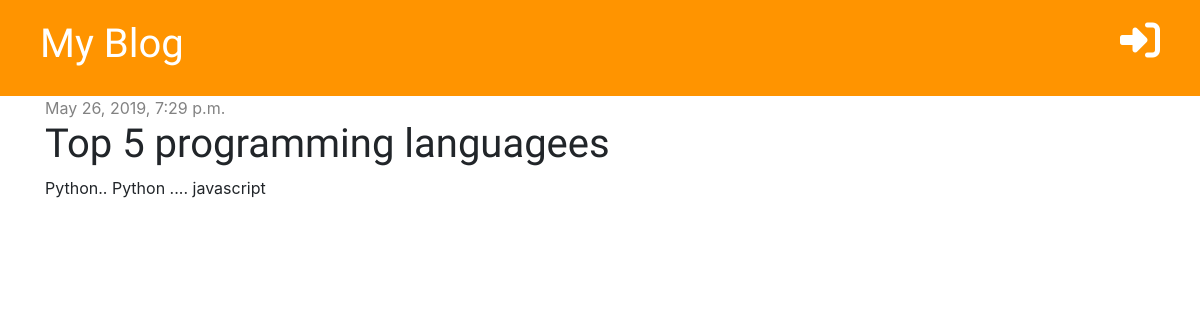
Page /post/2/ on the earlier database version.
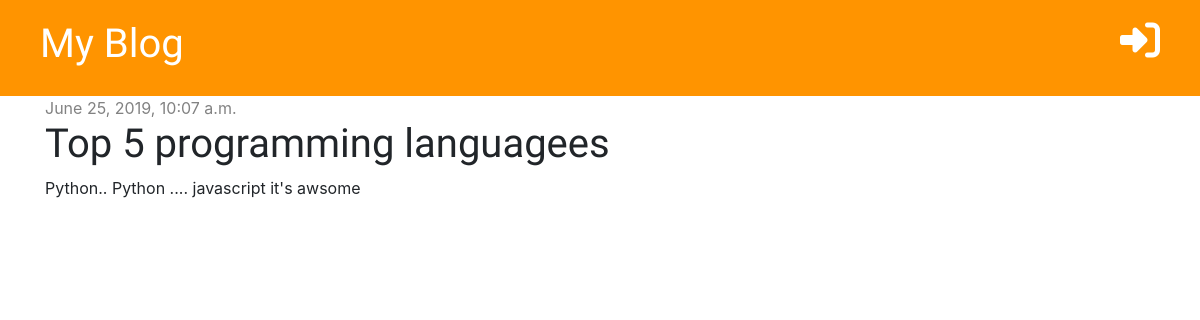
Same page on the later database version.
### blog/models.py (models this page shows, shortened)
class Post(models.Model):
    author = models.ForeignKey('auth.User', on_delete= models.CASCADE)
    title = models.CharField(max_length=200)
    text = models.TextField()
    created_date = models.DateTimeField(default=timezone.now)
    published_date = models.DateTimeField(blank=True, null=True)

### blog/views.py (the view)
# urls.py: path('post/<int:pk>/', views.post_detail, name='post_detail'),
def post_detail(request, pk):
    posts = get_object_or_404(Post, pk=pk)
    stuff_for_frontend = {'posts': posts }
    return render(request, 'blog/post_detail.html', stuff_for_frontend)

### blog/templates/blog/post_detail.html (shortened to what this page needs)
{% extends 'blog/base.html' %}
{% block content %}
    <div class="post">
        {% if posts.published_date %}
            <div class="date">
                {{ posts.published_date }}
            </div>
        {% else %}
            <a href="{% url 'post_publish' pk=posts.pk %}" class="btn btn-primary">Publish</a>
        {% endif %}
        <h1>{{ posts.title }}</h1>
        <p>{{ posts.text|linebreaksbr }}</p>
    </div>
{% endblock %}

Differences in the rows shown:
changed Post "Top 5 programming languagees": published_date "May 26, 2019, 7:29 p.m." → "June 25, 2019, 10:07 a.m."; text "Python.. Python .... javascript" → "Python.. Python .... javascript it's awsome"
